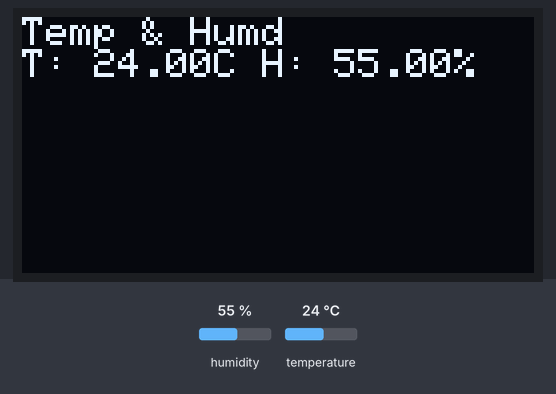
A sketch run on a simulated ESP32. On the bench: 128×64 one-colour display. The inputs (shaded band) are chosen by the test bench; at power-on: temperature 24 °C, humidity 55 %.

Above: at 3.2 s.
3.3 s: temperature set to 29 °C
At 4.8 s:
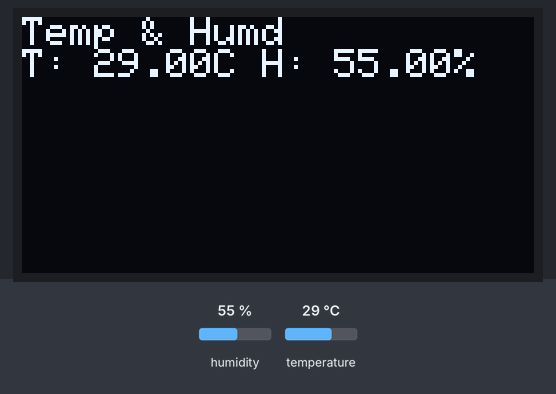
6.1 s: temperature set to 32 °C
At 6.6 s:
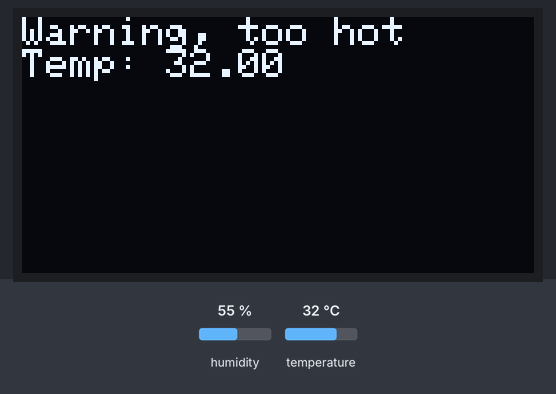
8.9 s: temperature set to 12 °C
At 11.6 s:
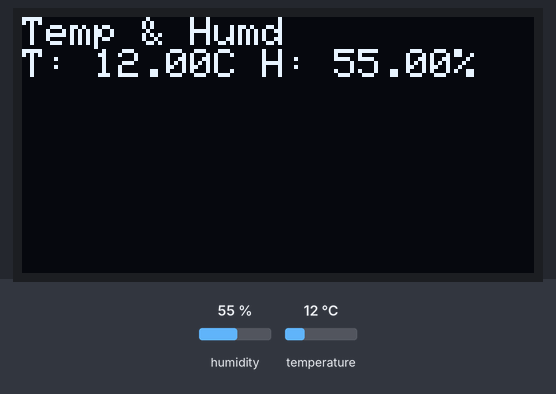
11.9 s: humidity set to 22 %
At 13.4 s:
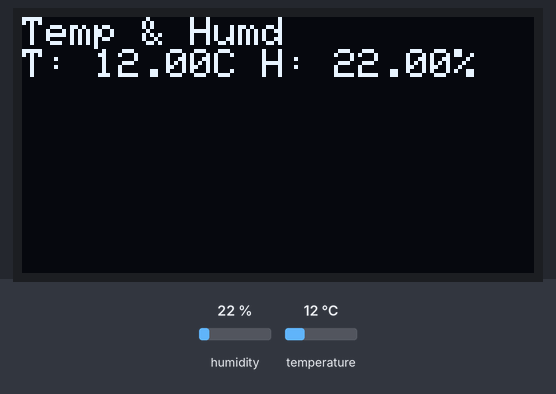
Timing chart, 0 to 14.9 s (numbered marks = the images above; inputs shaded):
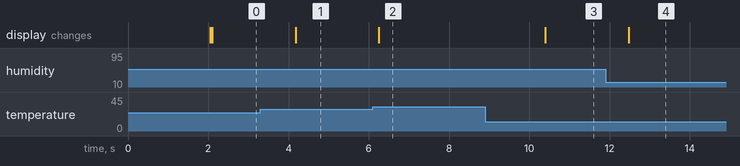

Measured:
- the behaviour switches between 30 and 31 °C on temperature (found by bisection; images 1 and 2)
- after the input at 3.3 s, the display: changes after 0.88 s (image 1)
- after the input at 6.1 s, the display: changes after 0.15 s (image 2)
- after the input at 8.9 s, the display: changes after 1.5 s (image 3)
- after the input at 11.9 s, the display: changes after 0.58 s (image 4)

The sketch:

Project6.ino
```cpp
#include <Wire.h>
#include <DHT.h>
#include <Adafruit_GFX.h>
#include <Adafruit_SSD1306.h>
#define SCREEN_WIDTH 128  // OLED display width, in pixels
#define SCREEN_HEIGHT 64  // OLED display height, in pixels
// Declaration for an SSD1306 display connected to I2C (SDA, SCL pins)
Adafruit_SSD1306 display(SCREEN_WIDTH, SCREEN_HEIGHT, &Wire, -1);
//#define ESP32
#ifdef ESP32
#define DHTPIN 4
#else
#define DHTPIN D4
#endif

#define DHTTYPE DHT11  //DHT22


float temp = 0;
//****
float humid = 0;
//****

DHT dht(DHTPIN, DHTTYPE);

void setup() {

  Serial.begin(115200);
  dht.begin();
  if (!display.begin(SSD1306_SWITCHCAPVCC, 0x3C)) {  // Address 0x3D for 128x64
    Serial.println(F("SSD1306 allocation failed"));
    for (;;)
      ;
  }
  delay(2000);
  display.clearDisplay();
  display.setTextSize(1);
  display.setTextColor(WHITE);
  display.setCursor(0, 0);
  //****
  display.println("Temp & Humd");
  //****
  display.display();
}

void loop() {
  temp = dht.readTemperature();
  humid = dht.readHumidity();
  if (isnan(temp) || isnan(humid)) {
    Serial.println("Failed to read from DHT sensor!");
    return;
  }
  display.clearDisplay();
  display.setCursor(0, 0);
  if (temp > 30) {
    display.println("Warning, too hot");
    display.print("Temp: ");
    display.print(temp);
  } else {

    //***
    display.println("Temp & Humd");
    display.print("T: ");
    display.print(temp);
    display.print("C ");
    display.print("H: ");
    display.print(humid);
    display.println("%");
  }

  display.display();

  delay(1000);
}
```
